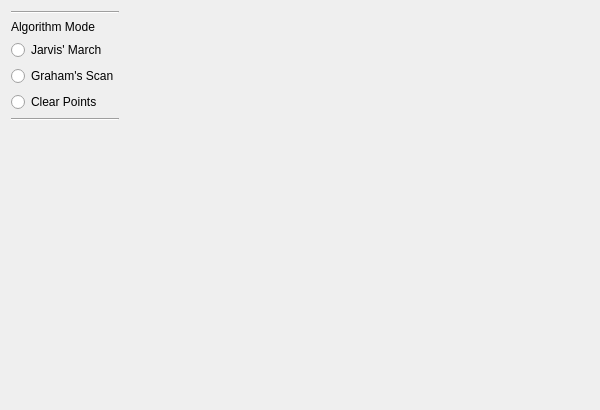
<?xml version="1.0" encoding="UTF-8"?>
<ui version="4.0">
 <class>MainWindowClass</class>
 <widget class="QMainWindow" name="MainWindowClass">
  <property name="geometry">
   <rect>
    <x>0</x>
    <y>0</y>
    <width>600</width>
    <height>410</height>
   </rect>
  </property>
  <property name="windowTitle">
   <string>Convex Hull in 2d</string>
  </property>
  <property name="locale">
   <locale language="German" country="Germany"/>
  </property>
  <widget class="QWidget" name="centralWidget">
   <layout class="QHBoxLayout" name="horizontalLayout_2">
    <item>
     <layout class="QVBoxLayout" name="verticalLayout">
      <item>
       <widget class="Line" name="line_2">
        <property name="lineWidth">
         <number>1</number>
        </property>
        <property name="orientation">
         <enum>Qt::Horizontal</enum>
        </property>
       </widget>
      </item>
      <item>
       <widget class="QLabel" name="label">
        <property name="text">
         <string>Algorithm Mode</string>
        </property>
       </widget>
      </item>
      <item>
       <widget class="QRadioButton" name="radioButton_1">
        <property name="toolTip">
         <string>&lt;html&gt;&lt;head/&gt;&lt;body&gt;&lt;p&gt;&lt;span style=&quot; font-weight:600;&quot;&gt;R.A. Jarvis (1973):&lt;/span&gt; On the identification of the convex hull of a finite set of points in the plane. Information Processing Letters 2: 18–21. &lt;/p&gt;&lt;/body&gt;&lt;/html&gt;</string>
        </property>
        <property name="text">
         <string>Jarvis' March</string>
        </property>
       </widget>
      </item>
      <item>
       <widget class="QRadioButton" name="radioButton_2">
        <property name="toolTip">
         <string>&lt;html&gt;&lt;head/&gt;&lt;body&gt;&lt;p&gt;&lt;span style=&quot; font-weight:600;&quot;&gt;R. Graham (1972):&lt;/span&gt; An Efficient Algorithm for Determining the Convex Hull of a Finite Planar Set, Info. Proc. Letters 1, 132-133.&lt;/p&gt;&lt;/body&gt;&lt;/html&gt;</string>
        </property>
        <property name="text">
         <string>Graham's Scan</string>
        </property>
       </widget>
      </item>
      <item>
        <widget class="QRadioButton" name="radioButton_3">
          <property name="text">
            <string>Clear Points</string>
          </property>
        </widget>
      </item>
      <item>
       <widget class="Line" name="line_3">
        <property name="lineWidth">
         <number>1</number>
        </property>
        <property name="orientation">
         <enum>Qt::Horizontal</enum>
        </property>
       </widget>
      </item>
      <item>
       <spacer name="verticalSpacer">
        <property name="orientation">
         <enum>Qt::Vertical</enum>
        </property>
        <property name="sizeHint" stdset="0">
         <size>
          <width>20</width>
          <height>40</height>
         </size>
        </property>
       </spacer>
      </item>
     </layout>
    </item>
    <item>
     <widget class="GLWidget" name="glwidget" native="true">
      <property name="sizePolicy">
       <sizepolicy hsizetype="Expanding" vsizetype="Preferred">
        <horstretch>0</horstretch>
        <verstretch>0</verstretch>
       </sizepolicy>
      </property>
      <layout class="QHBoxLayout" name="horizontalLayout"/>
     </widget>
    </item>
   </layout>
  </widget>
 </widget>
 <layoutdefault spacing="6" margin="11"/>
 <customwidgets>
  <customwidget>
   <class>GLWidget</class>
   <extends>QWidget</extends>
   <header>glwidget.h</header>
   <container>1</container>
  </customwidget>
 </customwidgets>
 <resources/>
 <connections/>
</ui>
